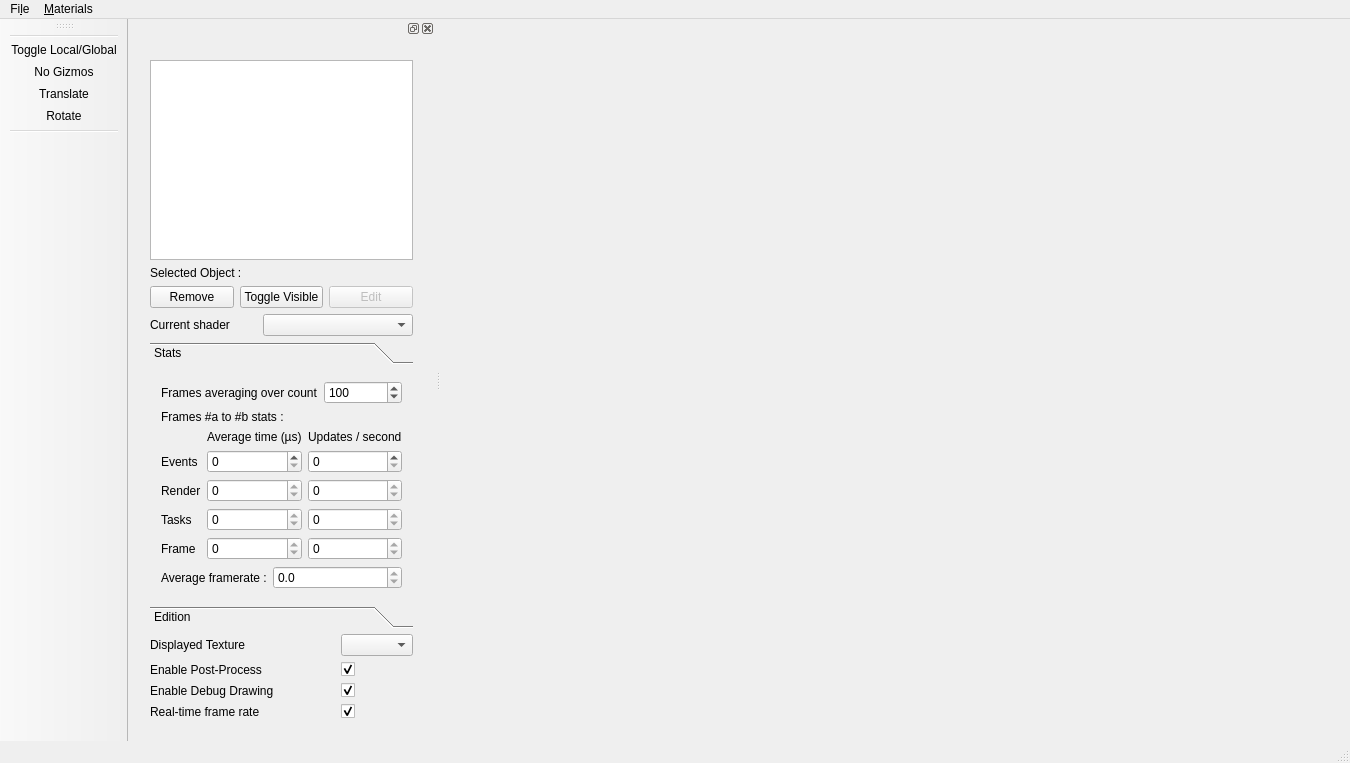
<?xml version="1.0" encoding="UTF-8"?>
<ui version="4.0">
 <class>MainWindow</class>
 <widget class="QMainWindow" name="MainWindow">
  <property name="geometry">
   <rect>
    <x>0</x>
    <y>0</y>
    <width>1350</width>
    <height>763</height>
   </rect>
  </property>
  <property name="sizePolicy">
   <sizepolicy hsizetype="Preferred" vsizetype="Preferred">
    <horstretch>0</horstretch>
    <verstretch>0</verstretch>
   </sizepolicy>
  </property>
  <property name="windowTitle">
   <string>MainWindow</string>
  </property>
  <widget class="QWidget" name="centralWidget">
   <layout class="QGridLayout" name="gridLayout_2">
    <item row="0" column="0">
     <widget class="Ra::Gui::Viewer" name="m_viewer" native="true">
      <property name="enabled">
       <bool>true</bool>
      </property>
      <property name="minimumSize">
       <size>
        <width>800</width>
        <height>600</height>
       </size>
      </property>
     </widget>
    </item>
   </layout>
  </widget>
  <widget class="QStatusBar" name="_statusBar"/>
  <widget class="QMenuBar" name="menuBar">
   <property name="geometry">
    <rect>
     <x>0</x>
     <y>0</y>
     <width>1350</width>
     <height>19</height>
    </rect>
   </property>
   <widget class="QMenu" name="menuFILE">
    <property name="title">
     <string>Fi&amp;le</string>
    </property>
    <addaction name="actionOpenMesh"/>
    <addaction name="separator"/>
    <addaction name="actionExit"/>
   </widget>
   <widget class="QMenu" name="menuMisc">
    <property name="title">
     <string>&amp;Materials</string>
    </property>
    <addaction name="actionReload_Shaders"/>
    <addaction name="actionOpen_Material_Editor"/>
   </widget>
   <addaction name="menuFILE"/>
   <addaction name="menuMisc"/>
  </widget>
  <widget class="QDockWidget" name="dockWidget">
   <attribute name="dockWidgetArea">
    <number>1</number>
   </attribute>
   <widget class="QWidget" name="dockWidgetContents">
    <layout class="QGridLayout" name="gridLayout">
     <item row="0" column="0">
      <widget class="QWidget" name="widget" native="true">
       <layout class="QVBoxLayout" name="verticalLayout_3">
        <item>
         <layout class="QVBoxLayout" name="verticalLayout_2">
          <item>
           <layout class="QVBoxLayout" name="verticalLayout_4">
            <item>
             <widget class="QTreeView" name="m_entitiesTreeView">
              <property name="editTriggers">
               <set>QAbstractItemView::NoEditTriggers</set>
              </property>
              <property name="textElideMode">
               <enum>Qt::ElideRight</enum>
              </property>
             </widget>
            </item>
            <item>
             <layout class="QHBoxLayout" name="selectionLayout">
              <item>
               <widget class="QLabel" name="label_selected">
                <property name="text">
                 <string>Selected Object :</string>
                </property>
               </widget>
              </item>
              <item>
               <widget class="QLabel" name="m_selectedItemName">
                <property name="text">
                 <string/>
                </property>
               </widget>
              </item>
             </layout>
            </item>
            <item>
             <layout class="QHBoxLayout" name="horizontalLayout">
              <item>
               <widget class="QPushButton" name="m_removeEntityButton">
                <property name="text">
                 <string>Remove</string>
                </property>
               </widget>
              </item>
              <item>
               <widget class="QPushButton" name="m_toggleRenderObjectButton">
                <property name="text">
                 <string>Toggle Visible</string>
                </property>
               </widget>
              </item>
              <item>
               <widget class="QPushButton" name="m_editRenderObjectButton">
                <property name="enabled">
                 <bool>false</bool>
                </property>
                <property name="text">
                 <string>Edit</string>
                </property>
               </widget>
              </item>
             </layout>
            </item>
           </layout>
          </item>
          <item>
           <layout class="QHBoxLayout" name="shaderLayout">
            <item>
             <widget class="QLabel" name="label">
              <property name="text">
               <string>Current shader</string>
              </property>
             </widget>
            </item>
            <item>
             <widget class="QComboBox" name="m_currentShaderBox">
              <item>
               <property name="text">
                <string/>
               </property>
              </item>
              <item>
               <property name="text">
                <string>Plain</string>
               </property>
              </item>
              <item>
               <property name="text">
                <string>BlinnPhongWireframe</string>
               </property>
              </item>
              <item>
               <property name="text">
                <string>BlinnPhong</string>
               </property>
              </item>
              <item>
               <property name="text">
                <string>Lines</string>
               </property>
              </item>
             </widget>
            </item>
           </layout>
          </item>
          <item>
           <widget class="QToolBox" name="toolBox">
            <property name="minimumSize">
             <size>
              <width>250</width>
              <height>0</height>
             </size>
            </property>
            <widget class="QWidget" name="tab_stats">
             <property name="geometry">
              <rect>
               <x>0</x>
               <y>0</y>
               <width>289</width>
               <height>232</height>
              </rect>
             </property>
             <attribute name="label">
              <string>Stats</string>
             </attribute>
             <layout class="QVBoxLayout" name="verticalLayout_10">
              <item>
               <layout class="QFormLayout" name="formLayout_6">
                <item row="0" column="0">
                 <widget class="QLabel" name="label_23">
                  <property name="text">
                   <string>Frames averaging over count</string>
                  </property>
                 </widget>
                </item>
                <item row="0" column="1">
                 <widget class="QSpinBox" name="m_avgFramesCount">
                  <property name="minimum">
                   <number>1</number>
                  </property>
                  <property name="maximum">
                   <number>1000</number>
                  </property>
                  <property name="singleStep">
                   <number>10</number>
                  </property>
                  <property name="value">
                   <number>100</number>
                  </property>
                 </widget>
                </item>
               </layout>
              </item>
              <item>
               <widget class="QLabel" name="m_frameA2BLabel">
                <property name="text">
                 <string>Frames #a to #b stats :</string>
                </property>
               </widget>
              </item>
              <item>
               <layout class="QGridLayout" name="gridLayout_6">
                <item row="2" column="0">
                 <widget class="QLabel" name="label_26">
                  <property name="text">
                   <string>Render</string>
                  </property>
                 </widget>
                </item>
                <item row="0" column="0">
                 <widget class="QLabel" name="label_25">
                  <property name="text">
                   <string/>
                  </property>
                 </widget>
                </item>
                <item row="3" column="0">
                 <widget class="QLabel" name="label_27">
                  <property name="text">
                   <string>Tasks</string>
                  </property>
                 </widget>
                </item>
                <item row="0" column="1">
                 <widget class="QLabel" name="label_29">
                  <property name="text">
                   <string>Average time (µs)</string>
                  </property>
                 </widget>
                </item>
                <item row="4" column="0">
                 <widget class="QLabel" name="label_28">
                  <property name="text">
                   <string>Frame</string>
                  </property>
                 </widget>
                </item>
                <item row="0" column="2">
                 <widget class="QLabel" name="label_30">
                  <property name="text">
                   <string>Updates / second</string>
                  </property>
                 </widget>
                </item>
                <item row="2" column="2">
                 <widget class="QSpinBox" name="m_renderUpdates">
                  <property name="readOnly">
                   <bool>true</bool>
                  </property>
                  <property name="maximum">
                   <number>100000000</number>
                  </property>
                 </widget>
                </item>
                <item row="3" column="2">
                 <widget class="QSpinBox" name="m_tasksUpdates">
                  <property name="readOnly">
                   <bool>true</bool>
                  </property>
                  <property name="maximum">
                   <number>100000000</number>
                  </property>
                 </widget>
                </item>
                <item row="4" column="2">
                 <widget class="QSpinBox" name="m_frameUpdates">
                  <property name="readOnly">
                   <bool>true</bool>
                  </property>
                  <property name="maximum">
                   <number>100000000</number>
                  </property>
                 </widget>
                </item>
                <item row="2" column="1">
                 <widget class="QSpinBox" name="m_renderTime">
                  <property name="readOnly">
                   <bool>true</bool>
                  </property>
                  <property name="maximum">
                   <number>100000000</number>
                  </property>
                 </widget>
                </item>
                <item row="3" column="1">
                 <widget class="QSpinBox" name="m_tasksTime">
                  <property name="readOnly">
                   <bool>true</bool>
                  </property>
                  <property name="maximum">
                   <number>100000000</number>
                  </property>
                 </widget>
                </item>
                <item row="4" column="1">
                 <widget class="QSpinBox" name="m_frameTime">
                  <property name="readOnly">
                   <bool>true</bool>
                  </property>
                  <property name="maximum">
                   <number>100000000</number>
                  </property>
                 </widget>
                </item>
                <item row="1" column="0">
                 <widget class="QLabel" name="label_4">
                  <property name="text">
                   <string>Events</string>
                  </property>
                 </widget>
                </item>
                <item row="1" column="1">
                 <widget class="QSpinBox" name="m_eventsTime">
                  <property name="maximum">
                   <number>100000000</number>
                  </property>
                 </widget>
                </item>
                <item row="1" column="2">
                 <widget class="QSpinBox" name="m_eventsUpdates">
                  <property name="maximum">
                   <number>100000000</number>
                  </property>
                 </widget>
                </item>
               </layout>
              </item>
              <item>
               <layout class="QFormLayout" name="formLayout_7">
                <item row="0" column="1">
                 <widget class="QDoubleSpinBox" name="m_avgFramerate">
                  <property name="readOnly">
                   <bool>true</bool>
                  </property>
                  <property name="decimals">
                   <number>1</number>
                  </property>
                  <property name="maximum">
                   <double>1000000.000000000000000</double>
                  </property>
                 </widget>
                </item>
                <item row="0" column="0">
                 <widget class="QLabel" name="label_24">
                  <property name="text">
                   <string>Average framerate :</string>
                  </property>
                 </widget>
                </item>
               </layout>
              </item>
             </layout>
            </widget>
            <widget class="Ra::Gui::TransformEditorWidget" name="tab_edition">
             <property name="geometry">
              <rect>
               <x>0</x>
               <y>0</y>
               <width>270</width>
               <height>212</height>
              </rect>
             </property>
             <attribute name="label">
              <string>Edition</string>
             </attribute>
            </widget>
           </widget>
          </item>
         </layout>
        </item>
        <item>
         <layout class="QGridLayout" name="gridLayout_3" rowstretch="0,0,0,0" columnstretch="1,0">
          <item row="0" column="0">
           <widget class="QLabel" name="label_2">
            <property name="text">
             <string>Displayed Texture</string>
            </property>
           </widget>
          </item>
          <item row="0" column="1">
           <widget class="QComboBox" name="m_displayedTextureCombo"/>
          </item>
          <item row="1" column="0">
           <widget class="QLabel" name="label_5">
            <property name="text">
             <string>Enable Post-Process</string>
            </property>
           </widget>
          </item>
          <item row="1" column="1">
           <widget class="QCheckBox" name="m_enablePostProcess">
            <property name="enabled">
             <bool>true</bool>
            </property>
            <property name="text">
             <string/>
            </property>
            <property name="checked">
             <bool>true</bool>
            </property>
            <property name="tristate">
             <bool>false</bool>
            </property>
           </widget>
          </item>
          <item row="2" column="0">
           <widget class="QLabel" name="label_6">
            <property name="text">
             <string>Enable Debug Drawing</string>
            </property>
           </widget>
          </item>
          <item row="2" column="1">
           <widget class="QCheckBox" name="m_enableDebugDraw">
            <property name="enabled">
             <bool>true</bool>
            </property>
            <property name="text">
             <string/>
            </property>
            <property name="checked">
             <bool>true</bool>
            </property>
            <property name="tristate">
             <bool>false</bool>
            </property>
           </widget>
          </item>
          <item row="3" column="0">
           <widget class="QLabel" name="label_7">
            <property name="text">
             <string>Real-time frame rate</string>
            </property>
           </widget>
          </item>
          <item row="3" column="1">
           <widget class="QCheckBox" name="m_realFrameRate">
            <property name="enabled">
             <bool>true</bool>
            </property>
            <property name="text">
             <string/>
            </property>
            <property name="checked">
             <bool>true</bool>
            </property>
            <property name="tristate">
             <bool>false</bool>
            </property>
           </widget>
          </item>
         </layout>
        </item>
       </layout>
      </widget>
     </item>
    </layout>
   </widget>
  </widget>
  <widget class="QToolBar" name="toolBar">
   <property name="windowTitle">
    <string>toolBar</string>
   </property>
   <attribute name="toolBarArea">
    <enum>LeftToolBarArea</enum>
   </attribute>
   <attribute name="toolBarBreak">
    <bool>false</bool>
   </attribute>
   <addaction name="separator"/>
   <addaction name="actionToggle_Local_Global"/>
   <addaction name="actionGizmoOff"/>
   <addaction name="actionGizmoTranslate"/>
   <addaction name="actionGizmoRotate"/>
   <addaction name="separator"/>
  </widget>
  <action name="actionOpenMesh">
   <property name="text">
    <string>&amp;Open...</string>
   </property>
   <property name="toolTip">
    <string>Open...</string>
   </property>
   <property name="shortcut">
    <string>Ctrl+O</string>
   </property>
  </action>
  <action name="actionExit">
   <property name="text">
    <string>&amp;Exit</string>
   </property>
   <property name="shortcut">
    <string>Ctrl+Q</string>
   </property>
  </action>
  <action name="actionReload_Shaders">
   <property name="text">
    <string>&amp;Reload Shaders</string>
   </property>
   <property name="shortcut">
    <string>Ctrl+R</string>
   </property>
  </action>
  <action name="actionGizmoTranslate">
   <property name="checkable">
    <bool>false</bool>
   </property>
   <property name="icon">
    <iconset>
     <normalon>:/Assets/Images/translate.png</normalon>
    </iconset>
   </property>
   <property name="text">
    <string>Translate</string>
   </property>
   <property name="toolTip">
    <string>Translate selected object</string>
   </property>
  </action>
  <action name="actionGizmoRotate">
   <property name="checkable">
    <bool>false</bool>
   </property>
   <property name="icon">
    <iconset>
     <normalon>:/Assets/Images/rotate.png</normalon>
    </iconset>
   </property>
   <property name="text">
    <string>Rotate</string>
   </property>
   <property name="toolTip">
    <string>Rotate selected object</string>
   </property>
  </action>
  <action name="actionToggle_Local_Global">
   <property name="checkable">
    <bool>true</bool>
   </property>
   <property name="icon">
    <iconset>
     <normalon>:/Assets/Images/gizmo.png</normalon>
    </iconset>
   </property>
   <property name="text">
    <string>Toggle Local/Global</string>
   </property>
   <property name="toolTip">
    <string>Changes the transform edition mode</string>
   </property>
  </action>
  <action name="actionGizmoOff">
   <property name="checkable">
    <bool>false</bool>
   </property>
   <property name="checked">
    <bool>false</bool>
   </property>
   <property name="icon">
    <iconset>
     <normalon>:/Assets/Images/select.png</normalon>
    </iconset>
   </property>
   <property name="text">
    <string>No Gizmos</string>
   </property>
   <property name="toolTip">
    <string>Disable transform gizmo.</string>
   </property>
  </action>
  <action name="actionOpen_Material_Editor">
   <property name="text">
    <string>Open &amp;Material Editor</string>
   </property>
   <property name="shortcut">
    <string>Alt+M</string>
   </property>
  </action>
 </widget>
 <layoutdefault spacing="6" margin="11"/>
 <customwidgets>
  <customwidget>
   <class>Ra::Gui::Viewer</class>
   <extends>QWidget</extends>
   <header>GuiBase/Viewer/Viewer.hpp</header>
   <container>1</container>
  </customwidget>
  <customwidget>
   <class>Ra::Gui::TransformEditorWidget</class>
   <extends>QWidget</extends>
   <header>Gui/TransformEditorWidget.hpp</header>
   <container>1</container>git
  </customwidget>
 </customwidgets>
 <resources/>
 <connections>
  <connection>
   <sender>actionExit</sender>
   <signal>triggered()</signal>
   <receiver>MainWindow</receiver>
   <slot>close()</slot>
   <hints>
    <hint type="sourcelabel">
     <x>-1</x>
     <y>-1</y>
    </hint>
    <hint type="destinationlabel">
     <x>518</x>
     <y>373</y>
    </hint>
   </hints>
  </connection>
 </connections>
</ui>
